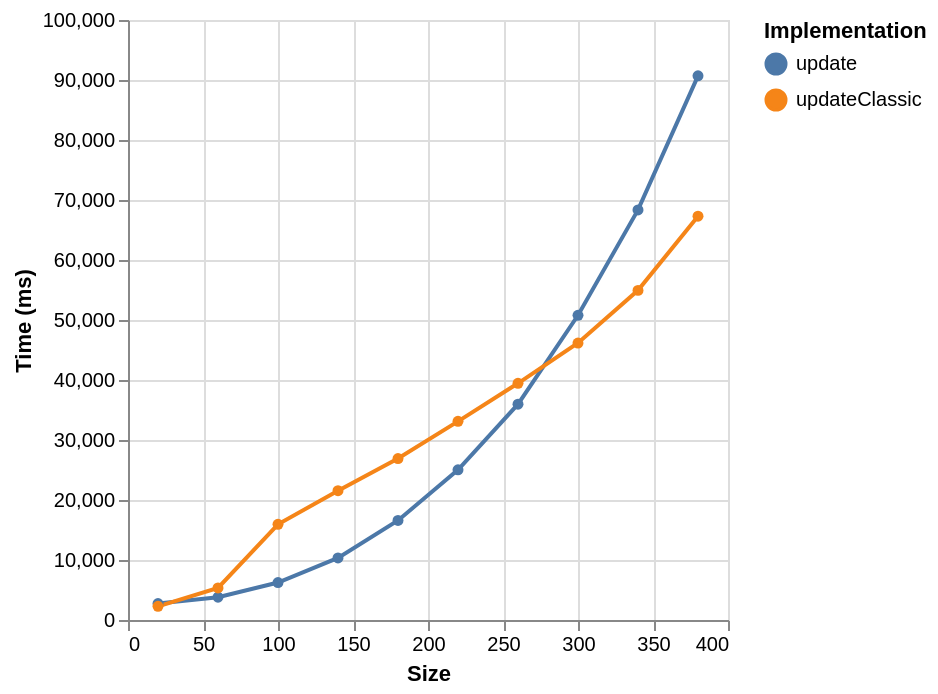

Vega-Lite specification for this chart:
### Vega-Lite specification from a JSON file in a GitHub repository (floating-point values rounded to 4 significant figures)
{"$schema": "https://vega.github.io/schema/vega-lite/v6.json", "data": {"values": [{"ms": 2747, "series": "update", "size": 20}, {"ms": 3796, "series": "update", "size": 60}, {"ms": 6247, "series": "update", "size": 100}, {"ms": 10344, "series": "update", "size": 140}, {"ms": 16595, "series": "update", "size": 180}, {"ms": 25033, "series": "update", "size": 220}, {"ms": 35965, "series": "update", "size": 260}, {"ms": 50788, "series": "update", "size": 300}, {"ms": 68349, "series": "update", "size": 340}, {"ms": 90695, "series": "update", "size": 380}, {"ms": 2275, "series": "updateClassic", "size": 20}, {"ms": 5341, "series": "updateClassic", "size": 60}, {"ms": 15953, "series": "updateClassic", "size": 100}, {"ms": 21543, "series": "updateClassic", "size": 140}, {"ms": 26907, "series": "updateClassic", "size": 180}, {"ms": 33109, "series": "updateClassic", "size": 220}, {"ms": 39452, "series": "updateClassic", "size": 260}, {"ms": 46166, "series": "updateClassic", "size": 300}, {"ms": 54937, "series": "updateClassic", "size": 340}, {"ms": 67300.0, "series": "updateClassic", "size": 380}]}, "encoding": {"color": {"field": "series", "legend": {"orient": "right", "symbolLimit": 30, "title": "Implementation"}, "type": "nominal"}, "x": {"field": "size", "title": "Size", "type": "quantitative"}, "y": {"field": "ms", "title": "Time (ms)", "type": "quantitative"}}, "mark": {"point": true, "type": "line"}}
